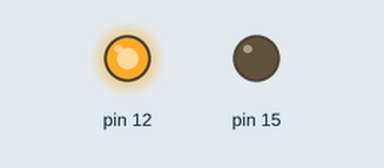
The sketch below on a simulated Arduino Uno, built with avr-gcc and run on an emulated ATmega328P. On the bench: output pins drawn as LEDs (lit = HIGH).

Above: at 0.5 s.
At 2.5 s:
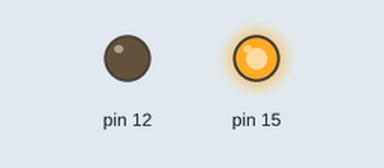
At 3.5 s:
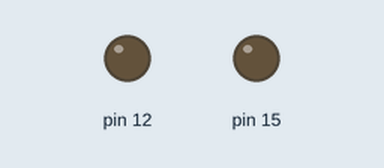
Timing chart, 0 to 5.2 s (numbered marks = the images above):
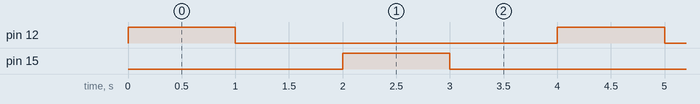

The sketch:

NodeMCU.ino
```cpp
void setup() {
  // put your setup code here, to run once:
  pinMode(12, OUTPUT);
  pinMode(15, OUTPUT);
}

void loop() {
  // put your main code here, to run repeatedly:
  digitalWrite(12, HIGH);
  delay(1000);
  digitalWrite(12, LOW);
  delay(1000);
  digitalWrite(15, HIGH);
  delay(1000);
  digitalWrite(15, LOW);
  delay(1000);
}
```

Measured:
- by itself, pin 12, pin 15: alternates HIGH for 1.0 s and LOW for 3.0 s
- by itself, everything shown: repeats every 4.0 s, in 4 steps
